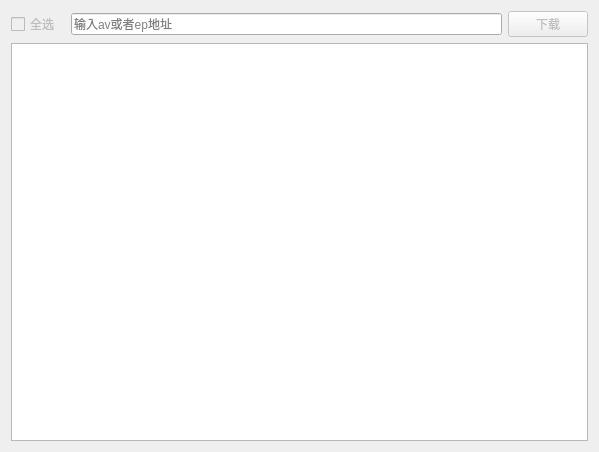
<?xml version="1.0" encoding="UTF-8"?>
<ui version="4.0">
 <class>Form</class>
 <widget class="QWidget" name="Form">
  <property name="geometry">
   <rect>
    <x>0</x>
    <y>0</y>
    <width>599</width>
    <height>452</height>
   </rect>
  </property>
  <property name="windowTitle">
   <string>Form</string>
  </property>
  <layout class="QGridLayout" name="gridLayout">
   <item row="0" column="0">
    <widget class="QCheckBox" name="checkBox">
     <property name="enabled">
      <bool>false</bool>
     </property>
     <property name="sizePolicy">
      <sizepolicy hsizetype="Fixed" vsizetype="Fixed">
       <horstretch>0</horstretch>
       <verstretch>0</verstretch>
      </sizepolicy>
     </property>
     <property name="text">
      <string>全选</string>
     </property>
     <property name="checkable">
      <bool>true</bool>
     </property>
    </widget>
   </item>
   <item row="0" column="3">
    <widget class="QPushButton" name="pushButton_download">
     <property name="enabled">
      <bool>false</bool>
     </property>
     <property name="sizePolicy">
      <sizepolicy hsizetype="Preferred" vsizetype="Fixed">
       <horstretch>0</horstretch>
       <verstretch>0</verstretch>
      </sizepolicy>
     </property>
     <property name="sizeIncrement">
      <size>
       <width>0</width>
       <height>0</height>
      </size>
     </property>
     <property name="text">
      <string>下载</string>
     </property>
    </widget>
   </item>
   <item row="1" column="0" colspan="4">
    <widget class="QListWidget" name="listWidget">
     <property name="enabled">
      <bool>true</bool>
     </property>
    </widget>
   </item>
   <item row="2" column="0">
    <spacer name="horizontalSpacer">
     <property name="orientation">
      <enum>Qt::Horizontal</enum>
     </property>
     <property name="sizeType">
      <enum>QSizePolicy::Fixed</enum>
     </property>
     <property name="sizeHint" stdset="0">
      <size>
       <width>54</width>
       <height>0</height>
      </size>
     </property>
    </spacer>
   </item>
   <item row="2" column="1">
    <spacer name="horizontalSpacer_2">
     <property name="orientation">
      <enum>Qt::Horizontal</enum>
     </property>
     <property name="sizeType">
      <enum>QSizePolicy::Fixed</enum>
     </property>
     <property name="sizeHint" stdset="0">
      <size>
       <width>60</width>
       <height>0</height>
      </size>
     </property>
    </spacer>
   </item>
   <item row="2" column="2">
    <spacer name="horizontalSpacer_3">
     <property name="orientation">
      <enum>Qt::Horizontal</enum>
     </property>
     <property name="sizeHint" stdset="0">
      <size>
       <width>360</width>
       <height>0</height>
      </size>
     </property>
    </spacer>
   </item>
   <item row="2" column="3">
    <spacer name="horizontalSpacer_4">
     <property name="orientation">
      <enum>Qt::Horizontal</enum>
     </property>
     <property name="sizeType">
      <enum>QSizePolicy::Fixed</enum>
     </property>
     <property name="sizeHint" stdset="0">
      <size>
       <width>77</width>
       <height>0</height>
      </size>
     </property>
    </spacer>
   </item>
   <item row="0" column="1" colspan="2">
    <widget class="QLineEdit" name="lineEdit_url">
     <property name="sizePolicy">
      <sizepolicy hsizetype="Expanding" vsizetype="Fixed">
       <horstretch>0</horstretch>
       <verstretch>0</verstretch>
      </sizepolicy>
     </property>
     <property name="placeholderText">
      <string>输入av或者ep地址</string>
     </property>
    </widget>
   </item>
  </layout>
 </widget>
 <resources/>
 <connections>
  <connection>
   <sender>lineEdit_url</sender>
   <signal>returnPressed()</signal>
   <receiver>Form</receiver>
   <slot>start_parse()</slot>
   <hints>
    <hint type="sourcelabel">
     <x>191</x>
     <y>28</y>
    </hint>
    <hint type="destinationlabel">
     <x>651</x>
     <y>4</y>
    </hint>
   </hints>
  </connection>
  <connection>
   <sender>checkBox</sender>
   <signal>clicked(bool)</signal>
   <receiver>Form</receiver>
   <slot>all_select()</slot>
   <hints>
    <hint type="sourcelabel">
     <x>40</x>
     <y>20</y>
    </hint>
    <hint type="destinationlabel">
     <x>53</x>
     <y>43</y>
    </hint>
   </hints>
  </connection>
  <connection>
   <sender>pushButton_download</sender>
   <signal>clicked()</signal>
   <receiver>Form</receiver>
   <slot>start_download()</slot>
   <hints>
    <hint type="sourcelabel">
     <x>716</x>
     <y>27</y>
    </hint>
    <hint type="destinationlabel">
     <x>739</x>
     <y>50</y>
    </hint>
   </hints>
  </connection>
 </connections>
 <slots>
  <slot>start_parse()</slot>
  <slot>all_select()</slot>
  <slot>start_download()</slot>
 </slots>
</ui>
